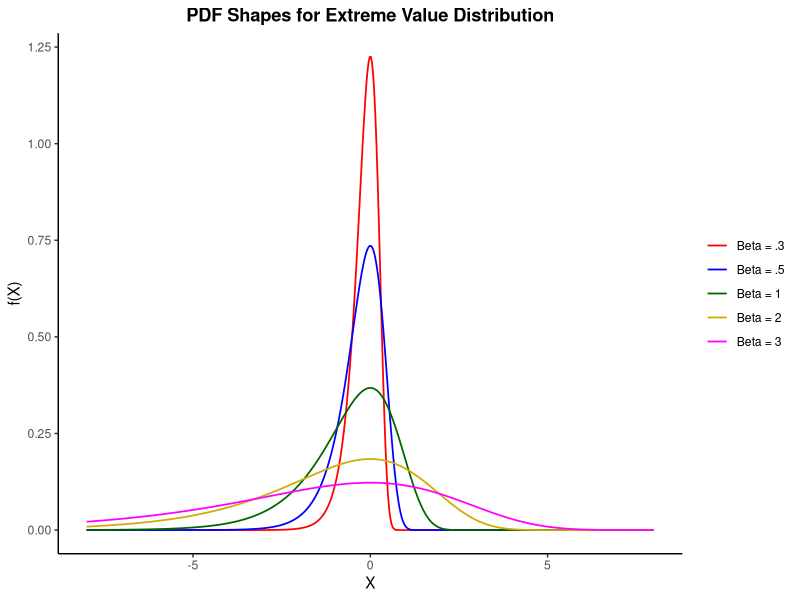
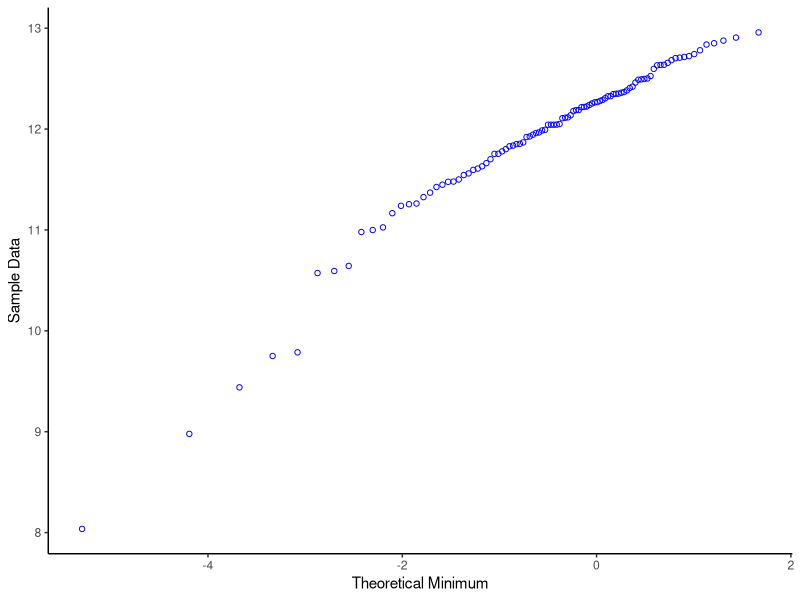

Generate these figures, in order, with R:
## ---- chunk 1
#| label: fig-apr-163-pdf-shapes
#| fig-cap: "PDF shapes for the extreme value distribution"
#| code-fold: true
#| message: false
library(tidyverse)

devgumbel <- function(x, mu, beta) (1 / beta) * exp((x - mu) / beta) * exp(-exp((x - mu) / beta))

x_seq <- seq(-8, 8, length.out = 500)
beta_levels <- c("Beta = .3", "Beta = .5", "Beta = 1", "Beta = 2", "Beta = 3")
beta_vals <- c(0.3, 0.5, 1, 2, 3)
pdf_df <- map2_dfr(beta_vals, beta_levels, \(b, lbl) tibble(x = x_seq, fx = devgumbel(x_seq, 0, b), beta = lbl)) |>
  mutate(beta = factor(beta, levels = beta_levels))

ggplot(pdf_df, aes(x, fx, color = beta)) +
  geom_line(linewidth = 0.6) +
  scale_color_manual(values = c("red", "blue", "darkgreen", "gold3", "magenta"), name = NULL) +
  labs(title = "PDF Shapes for Extreme Value Distribution", x = "X", y = "f(X)") +
  theme_classic() +
  theme(plot.title = element_text(hjust = 0.5, face = "bold"), legend.position = "right")
## ---- chunk 2
#| label: fig-apr-163-probability-plot
#| fig-cap: "Extreme value type I probability plot for 100 simulated random numbers"
#| code-fold: true
pevgumbel <- function(x, mu, beta) 1 - exp(-exp((x - mu) / beta))
qevgumbel <- function(p, mu, beta) mu + beta * log(-log(1 - p))
revgumbel <- function(n, mu, beta) qevgumbel(runif(n), mu, beta)

mu_ex <- log(200000)
beta_ex <- 0.5

set.seed(42)
sample_data <- sort(revgumbel(100, mu_ex, beta_ex))
theoretical <- qevgumbel(ppoints(100), 0, 1)

ggplot(tibble(theoretical = theoretical, sample = sample_data), aes(theoretical, sample)) +
  geom_point(shape = 1, color = "blue") +
  labs(x = "Theoretical Minimum", y = "Sample Data") +
  theme_classic()
## ---- chunk 3
#| label: verify-apr-163-pdf-cdf
#| code-fold: true
X <- c(5, 8, 10, 12, 12.8)

tibble(
  X = X,
  PDF = devgumbel(X, mu_ex, beta_ex),
  CDF = pevgumbel(X, mu_ex, beta_ex)
) |>
  knitr::kable(digits = c(1, 7, 7), align = "lrr")
